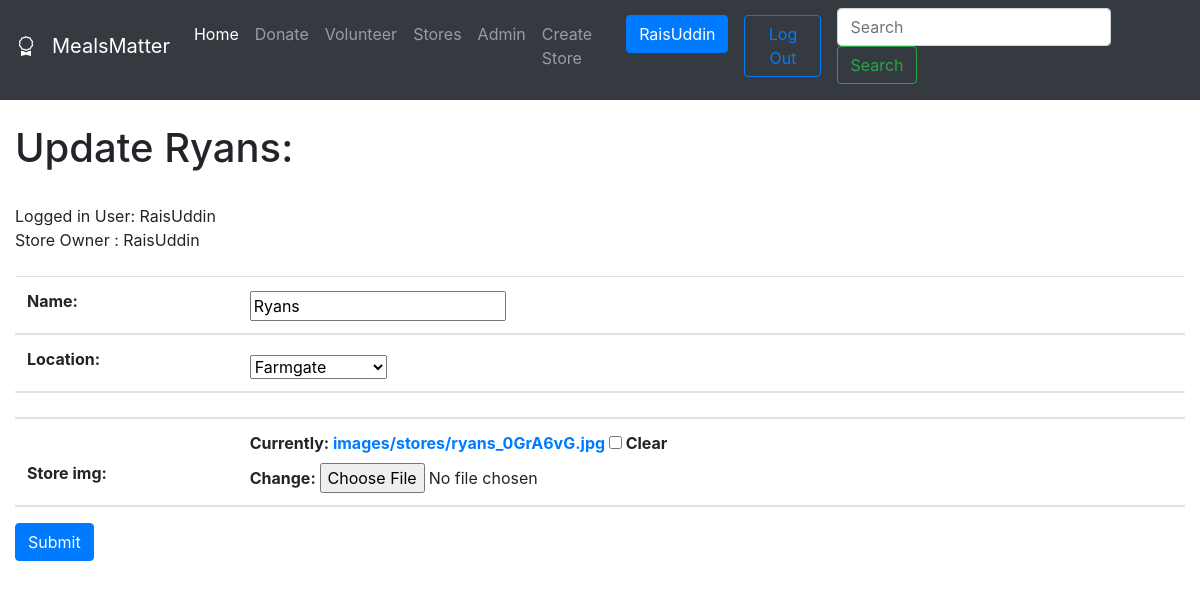
The app's page /stores/upd-store/18 (signed in) with its own data.
### stores/models.py (models this page shows)
class Store(models.Model):
    name = models.CharField(max_length=100)
    location = models.CharField(choices=locations, max_length=100)
    owner = models.OneToOneField(User, default=None, on_delete=models.CASCADE)
    store_img = models.ImageField(upload_to="images/stores/", null=True, blank=True)
    def __str__(self):
        return self.name

### stores/views.py (the view)
# urls.py: path('upd-store/<int:s_id>', views.upd_store, name = 'upd-store'),
def upd_store(request, s_id):
    store = Store.objects.get(pk=s_id)
    if request.user.is_superuser:
        form = ShopUpdationForm(request.POST or None, instance=store)
    else:
        form = ShopUpdationFormUser(request.POST or None, instance=store)
    if form.is_valid():
        form.save()
        return redirect("view-shop")
    return render(request, 'update_store.html', {
        'store': store,
        'form': form
    })

### stores/forms.py
class ShopUpdationFormUser(forms.ModelForm):
    class Meta:
        model = Store
        fields = [
            'name',
            'location',
            'store_img'
        ]

### stores/templates/update_store.html (shortened to what this page needs)
{% extends 'navbar.html' %}
{% block content %}
{% if user.is_authenticated %}
    {% if user == store.owner %}
    <h1>Update {{ store }}: </h1>
    <br>
    Logged in User: {{ user }}<br>
    Store Owner : {{ store.owner }}<br>
    <br>
    <div class="wrapper fadeInDown">
    <div id="formContent">
    <form  method="post" enctype=
            "multipart/form-data">
    <table class="table table-striped">
        <thead>
        <tr>
            <th scope="col"> {{ form.name.label_tag}}</th>
            <th scope="col"> {{ form.name}}</th>
        </tr>
        <tr>
            <th scope="col"> {{ form.location.label_tag}}</th>
            <th scope="col"> {{ form.location}}</th>
        </tr>
        <tr>
            <th scope="col"> {{ form.owner.label_tag}}</th>
            <th scope="col"> {{ form.owner}}</th>
        </tr>
        <tr>
            <th scope="col"> {{ form.store_img.label_tag}}</th>
            <th scope="col"> {{ form.store_img}}</th>
        </tr>
        </thead>
    </table>
<button class="btn btn-primary" type="submit">Submit</button>
</form>
</div>
</div>
        {% else %}
        <h2>Access Denied</h2>
        <h3>Only the Shop owner can Update Information!</h3>
        Logged in User: {{ user }}<br>
        Store Owner : {{ store.owner }}<br><br>
        {% endif %}
{% else %}
    <h1>Sorry! You must be logged in to access this page!</h1>
    <br>
    <h3><a href="{% url 'login' %}">Click Here to Login</a></h3>
</form>
{% endif %}
{% endblock %}

### templates/navbar.html (shortened to what this page needs)
<!DOCTYPE html>
<html lang="en">
<head>
    <link rel="stylesheet" href="https://cdn.jsdelivr.net/npm/bootstrap@4.4.1/dist/css/bootstrap.min.css">
     <link rel="stylesheet" href=
"https://cdn.jsdelivr.net/npm/bootstrap-icons@1.5.0/font/bootstrap-icons.css" />
</head>
<body>
<nav class="navbar navbar-expand-lg navbar-dark bg-dark pb-3 mb-4">
  <a class="navbar-brand" href="{% url 'home' %}">
      <i class="bi bi-award mr-3"></i>MealsMatter</a>
  <div class="collapse navbar-collapse" id="navbarSupportedContent">
    <ul class="navbar-nav mr-auto">
      <li class="nav-item active">
        <a class="nav-link" href="{% url 'home' %}">Home <span class="sr-only">(current)</span></a>
      </li>
      <li class="nav-item">
        <a class="nav-link" href="{% url 'doner-reg' %}">Donate</a>
      </li>
      <li class="nav-item">
        <a class="nav-link" href="#">Volunteer</a>
      </li>
        <li class="nav-item">
        <a class="nav-link" href="{% url 'all-stores' %}">Stores</a>
      </li>
        <li class="nav-item">
        <a class="nav-link" href="http://127.0.0.1:8000/admin/">Admin</a>
      </li>
        {% if user.is_authenticated %}
        <li class="nav-item">
        <a class="nav-link" href="{% url 'create-store' %}">Create Store</a>
      </li>
        {% endif %}
    </ul>
      <ul class="navbar-nav mr-right">
          {% if user.is_authenticated %}
          <li class="mr-3">
              <a  href="" class="btn btn-primary">{{ user }}</a>
          </li>
          <li class="mr-3">
              <a  href="{% url 'logout' %}" class="btn btn-outline-primary">Log Out</a>
          </li>
            {% endif %}
      </ul>
    <form class="form-inline my-2 my-lg-0", method=POST action=
            "{% url 'search-stores' %}">
      <input class="form-control mr-sm-2" type="search" placeholder="Search" aria-label="Search"
      name="searched">
      <button class="btn btn-outline-success my-2 my-sm-0" type="submit">Search</button>
    </form>
  </div>
</nav>
<div class="container-fluid ">
    {% block content %}
    {% endblock %}
</div>
</body>
</html>

### records on screen
Store: name "Ryans", owner "RaisUddin", location "Farmgate"

### other values on screen
{{ user }} "RaisUddin"
